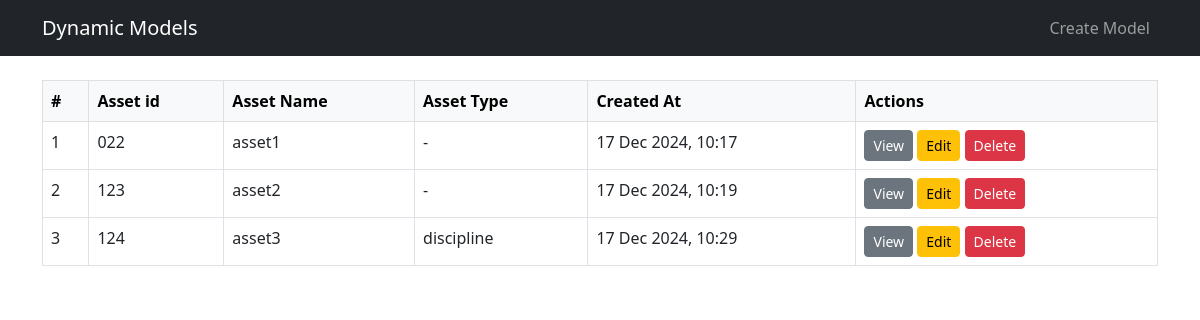
/models/2/instances/ (signed in), run on an earlier commit of the app's database.
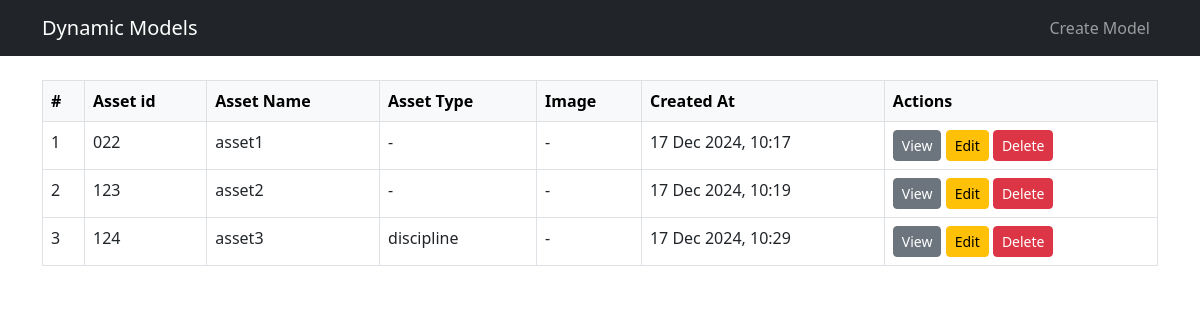
And on a later commit of the database.
### dynamic_app/models.py (models this page shows, shortened)
class DynamicField(models.Model):
    FIELD_TYPES = [
        ('char', 'Character'),
        ('text', 'Text'),
        ('int', 'Integer'),
        ('decimal', 'Decimal'),
        ('bool', 'Boolean'),
        ('date', 'Date'),
        ('datetime', 'DateTime'),
        ('file', 'File'),
        ('choice', 'Choice'),
    ]
    dynamic_model = models.ForeignKey(DynamicModel, on_delete=models.CASCADE, related_name='fields')
    name = models.CharField(max_length=100)
    display_name = models.CharField(max_length=100)
    field_type = models.CharField(max_length=20, choices=FIELD_TYPES)
    is_required = models.BooleanField(default=False)
    is_unique = models.BooleanField(default=True)
    is_readonly = models.BooleanField(default=False)
    display_order = models.IntegerField(default=0)
    created_by = models.ForeignKey(User, on_delete=models.CASCADE)
    created_at = models.DateTimeField(auto_now_add=True)
    updated_at = models.DateTimeField(auto_now=True)
    class Meta:
        ordering = ['display_order']
        unique_together = ['dynamic_model', 'name']

class DynamicModelInstance(models.Model):
    dynamic_model = models.ForeignKey(DynamicModel, on_delete=models.CASCADE)
    created_by = models.ForeignKey(User, on_delete=models.CASCADE)
    created_at = models.DateTimeField(auto_now_add=True)
    updated_at = models.DateTimeField(auto_now=True)
    data = models.JSONField()

### dynamic_app/views.py (the view)
# urls.py: path('models/<int:model_pk>/instances/', views.instance_list, name='instance_list'),
@login_required
def instance_list(request, model_pk):
    model = get_object_or_404(DynamicModel, pk=model_pk, created_by=request.user)
    instances = DynamicModelInstance.objects.filter(dynamic_model=model)
    fields = model.fields.all()  # Get all the fields of the dynamic model
    return render(request, 'dynamic_models/instance_list.html', {
        'model': model,
        'instances': instances,
        'fields': fields,
    })

### dynamic_app/templatetags/custom_filters.py (called while the page is built)
@register.filter
def get_item(dictionary, key):
    return dictionary.get(key)

### dynamic_app/templates/dynamic_models/instance_list.html
{% extends "base_generic.html" %}
{% load custom_filters %}
{% block content %}
<div class="table-responsive">
    <table class="table table-bordered table-hover">
        <thead class="table-light">
            <tr>
                <th>#</th>
                {% for field in fields %}
                    <th>{{ field.display_name }}</th>
                {% endfor %}
                <th>Created At</th>
                <th>Actions</th>
            </tr>
        </thead>
        <tbody>
            {% for instance in instances %}
            <tr>
                <td>{{ forloop.counter }}</td>
                {% for field in fields %}
                    <td>{{ instance.data|get_item:field.name|default:"-" }}</td>
                {% endfor %}
                <td>{{ instance.created_at|date:"d M Y, H:i" }}</td>
                <td>
                    <a href="#" class="btn btn-sm btn-secondary">View</a>
                    <a href="#" class="btn btn-sm btn-warning">Edit</a>
                    <a href="#" class="btn btn-sm btn-danger">Delete</a>
                </td>
            </tr>
            {% endfor %}
        </tbody>
    </table>
</div>
{% endblock %}

What changed in the data, as far as the page shows it:
added DynamicField: display_name "Image", {{ instance.data|get_item:field.name|default:"-" }} "-"
